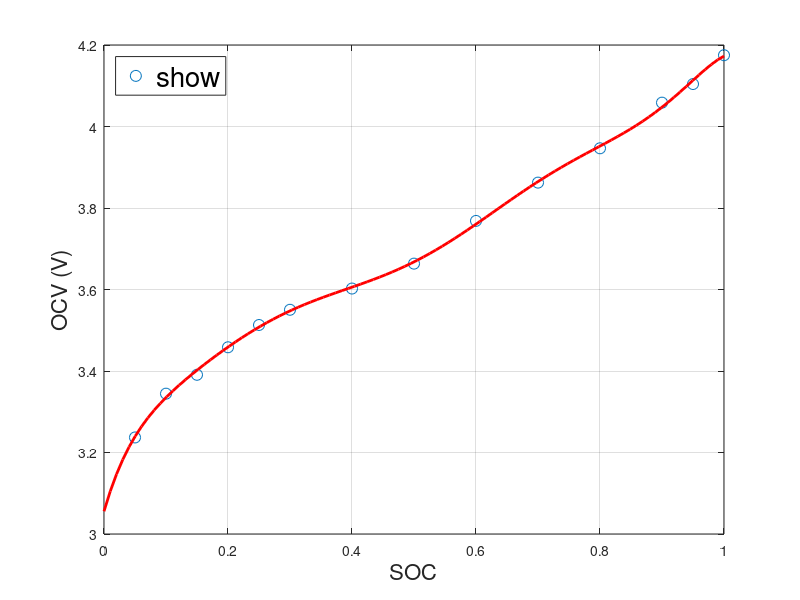

MATLAB code to generate this figure:

clc;
clear;
close all

SOC = [1 0.95 0.9 0.8 0.7 0.6 0.5 0.4 0.3 0.25 0.2 0.15 0.1 0.05];
OCV = [4.17497 4.1042 4.05852 3.94657 3.86229 3.76835 3.66348 3.60236 ... 
    3.55024 3.51292 3.45824 3.39068 3.34436 3.23691];


% 3rd-Order Polynomial Fitting
degree = 8;
coefficients = polyfit(SOC, OCV, degree);

% Display coefficients
disp('Coefficients of the 3rd-order polynomial:');
disp(coefficients);

% Generate Fitted Curve
SOC_fit = linspace(0, 1, 100);
OCV_fit = polyval(coefficients, SOC_fit);

% Plotting
figure;
plot(SOC, OCV, 'o', 'MarkerSize', 8, 'DisplayName', 'Measured Data');
hold on;
plot(SOC_fit, OCV_fit, '-r', 'LineWidth', 2, 'DisplayName', 'Fitted Curve');
xlabel('SOC','FontSize', 16);
ylabel('OCV (V)','FontSize', 16);
%title('SOC-OCV Curve (8th-Order Polynomial)');
legend('show', 'Location', 'northwest','FontSize', 20);
grid on;

% Evaluate Fit Quality
OCV_predicted = polyval(coefficients, SOC);
mse = mean((OCV - OCV_predicted).^2);
disp(['Mean Squared Error: ', num2str(mse)]);